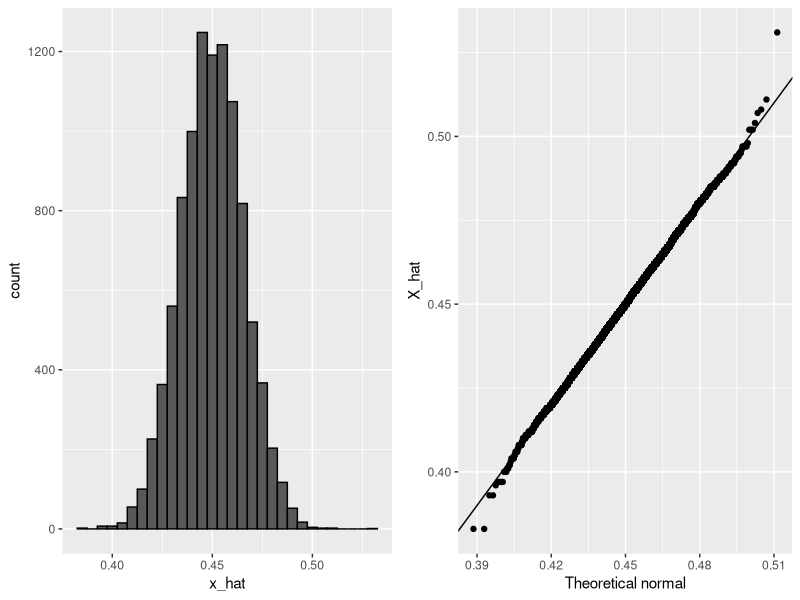
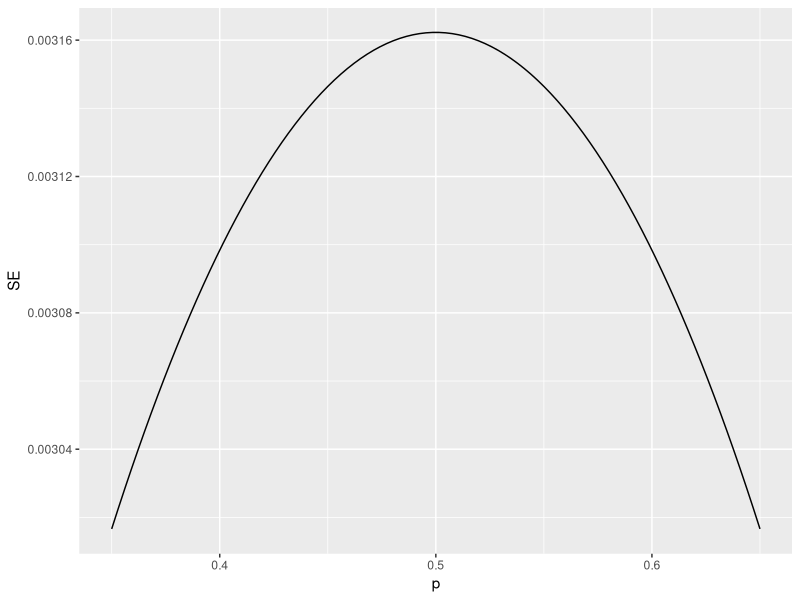

These charts were generated, in order, by the following R code:
# Computing the probability of x_hat being within .01 of p 
X_hat <- 0.48
se <- sqrt(X_hat*(1-X_hat)/25)
pnorm(0.01/se) - pnorm(-0.01/se)

# -------------------

# Monte Carlo simulation using a set value of p
p <- 0.45    # unknown p to estimate
N <- 1000

# simulate one poll of size N and determine x_hat
x <- sample(c(0,1), size = N, replace = TRUE, prob = c(1-p, p))
x_hat <- mean(x)

# simulate B polls of size N and determine average x_hat
B <- 10000    # number of replicates
N <- 1000    # sample size per replicate
x_hat <- replicate(B, {
  x <- sample(c(0,1), size = N, replace = TRUE, prob = c(1-p, p))
  mean(x)
})

# ---------------------------------

# Histogram and QQ-plot of Monte Carlo results
library(tidyverse)
library(gridExtra)
p1 <- data.frame(x_hat = x_hat) %>%
  ggplot(aes(x_hat)) +
  geom_histogram(binwidth = 0.005, color = "black")
p2 <- data.frame(x_hat = x_hat) %>%
  ggplot(aes(sample = x_hat)) +
  stat_qq(dparams = list(mean = mean(x_hat), sd = sd(x_hat))) +
  geom_abline() +
  ylab("X_hat") +
  xlab("Theoretical normal")
grid.arrange(p1, p2, nrow=1)

# Plotting margin of error in an extremely large poll over a range of values of p
library(tidyverse)
N <- 100000
p <- seq(0.35, 0.65, length = 100)
SE <- sapply(p, function(x) 2*sqrt(x*(1-x)/N))
data.frame(p = p, SE = SE) %>%
  ggplot(aes(p, SE)) +
  geom_line()